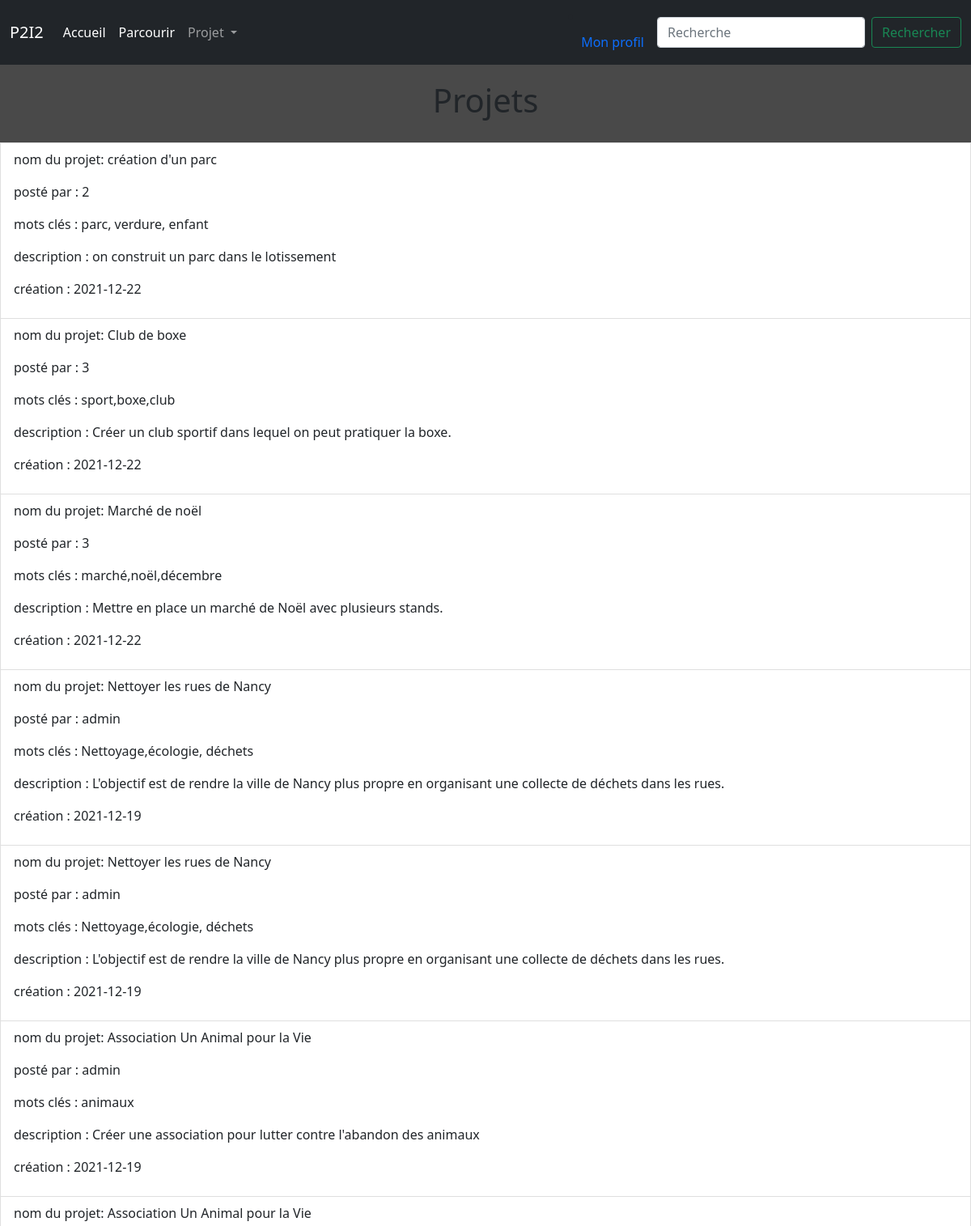
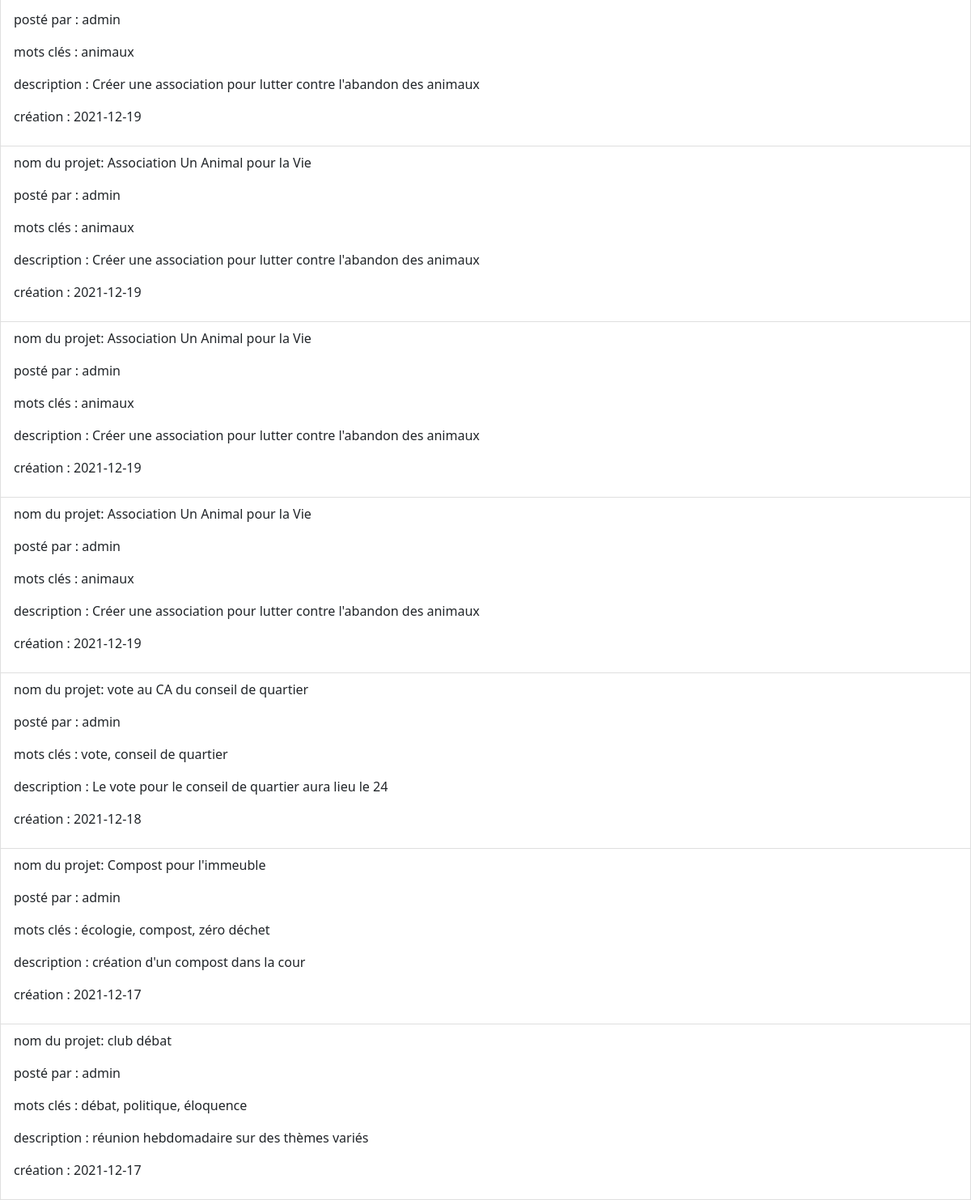
The page /parcourir on the database its author committed (2 pictures, top to bottom).
### tables this page shows
CREATE TABLE "subs" (
	"nom"	varchar NOT NULL,
	"posté_par"	varchar NOT NULL,
	"numéro_projet"	INTEGER NOT NULL UNIQUE,
	"mots_clés"	text NOT NULL,
	"description"	TEXT NOT NULL,
	"création"	TEXT NOT NULL,
	PRIMARY KEY("numéro_projet" AUTOINCREMENT)
);

### app.py (the view)
@app.route('/parcourir')
def parcourir():
     db='database.db'
     con=sqlite3.connect(db)
     cur=con.cursor()
     cur.execute("SELECT * FROM subs ORDER BY création DESC;")
     L=cur.fetchall()
     con.close()
     return render_template('parcourir.html',data=L)

### templates/parcourir.html (shortened to what this page needs)
{% extends 'layout.html' %}
{% block content %}
<link rel="stylesheet" href='/static/styles/parcourir.css' />
<body>
<h1>Projets</h1>
<div class = "wrapper">
    {% for items in data %}
    <a href="/sub/{{ items[2] }}" class="list-group-item list-group-item-action flex-column align-items-start">
    <div class = "projets">
        <p>nom du projet: {{items[0]}}</p>
        <p>posté par : {{items[1]}}</p>
        <p>mots clés : {{items[3]}}</p>
        <p>description : {{items[4]}}</p>
        <p>création : {{items[5]}}</p>
    </div>
    </a>
    {% endfor %}
</div>
</body>
{% endblock %}

### templates/layout.html (shortened to what this page needs)
<!DOCTYPE html>
<html lang="en">
<head>
  {% block head %}
    <link rel="stylesheet" href="/static/styles/stylehome.css" type="text/css">
    <link href="https://cdn.jsdelivr.net/npm/bootstrap@5.1.3/dist/css/bootstrap.min.css" rel="stylesheet">
  {% endblock %}
</head>
<body>
  <div id='navbar'>{% block navbar %}
    <nav class="navbar navbar-expand-lg navbar-dark bg-dark">
        <div class="container-fluid">
          <a class="navbar-brand" href="/accueil">P2I2</a>
          <div class="collapse navbar-collapse" id="navbarSupportedContent">
            <ul class="navbar-nav me-auto mb-2 mb-lg-0">
              <li class="nav-item">
                <a class="nav-link active" aria-current="page" href="/accueil">Accueil</a>
              </li>
              <li class="nav-item">
                <a class="nav-link active" aria-current="page" href="/parcourir">Parcourir</a>
              </li>
              <li class="nav-item dropdown">
                <a class="nav-link dropdown-toggle" href="#" id="navbarDropdown" role="button" data-bs-toggle="dropdown" aria-expanded="false">
                  Projet
                </a>
              </li>
            </ul>
            <li><a class="nav-link active" href="/profil">Mon profil</a></li>
            <form class="d-flex" action="/search" method="POST">
              <input class="form-control me-2" type="search" placeholder="Recherche" aria-label="Search" name='Search' required minlength="1">
              <input class="btn btn-outline-success" type="submit" value="Rechercher"></input>
            </form>
          </div>
        </div>
      </nav>
  {% endblock %}
  </div>
  <div id="content">{% block content %}{% endblock %}</div>
</body>
</html>

### static/styles/stylehome.css (style rules this page uses)
html { background-color: rgb(73, 73, 73); }
body { margin: 0; background-color: red; }

### static/styles/parcourir.css (style rules this page uses)
body { background-color: rgb(73, 73, 73); }
h1 { text-align: center; background-color:rgb(73, 73, 73) ; padding : 20px; }

### rows shown on the page
subs: nom "création d'un parc", posté_par "2", mots_clés "parc, verdure, enfant", description "on construit un parc dans le lotissement", création "2021-12-22"
subs: nom "Club de boxe", posté_par "3", mots_clés "sport,boxe,club", description "Créer un club sportif dans lequel on peut pratiquer la boxe.", création "2021-12-22"
subs: nom "Marché de noël", posté_par "3", mots_clés "marché,noël,décembre", description "Mettre en place un marché de Noël avec plusieurs stands.", création "2021-12-22"
subs: nom "Nettoyer les rues de Nancy", posté_par "admin", mots_clés "Nettoyage,écologie, déchets", description "L'objectif est de rendre la ville de Nancy plus propre en organisant une collecte de déchets dans les rues.", création "2021-12-19"
subs: nom "Nettoyer les rues de Nancy", posté_par "admin", mots_clés "Nettoyage,écologie, déchets", description "L'objectif est de rendre la ville de Nancy plus propre en organisant une collecte de déchets dans les rues.", création "2021-12-19"
subs: nom "Association Un Animal pour la Vie", posté_par "admin", mots_clés "animaux", description "Créer une association pour lutter contre l'abandon des animaux", création "2021-12-19"
subs: nom "Association Un Animal pour la Vie", posté_par "admin", mots_clés "animaux", description "Créer une association pour lutter contre l'abandon des animaux", création "2021-12-19"
subs: nom "Association Un Animal pour la Vie", posté_par "admin", mots_clés "animaux", description "Créer une association pour lutter contre l'abandon des animaux", création "2021-12-19"
subs: nom "Association Un Animal pour la Vie", posté_par "admin", mots_clés "animaux", description "Créer une association pour lutter contre l'abandon des animaux", création "2021-12-19"
subs: nom "Association Un Animal pour la Vie", posté_par "admin", mots_clés "animaux", description "Créer une association pour lutter contre l'abandon des animaux", création "2021-12-19"
subs: nom "vote au CA du conseil de quartier", posté_par "admin", mots_clés "vote, conseil de quartier", description "Le vote pour le conseil de quartier aura lieu le 24", création "2021-12-18"
subs: nom "Compost pour l'immeuble", posté_par "admin", mots_clés "écologie, compost, zéro déchet", description "création d'un compost dans la cour", création "2021-12-17"
subs: nom "club débat", posté_par "admin", mots_clés "débat, politique, éloquence", description "réunion hebdomadaire sur des thèmes variés", création "2021-12-17"
